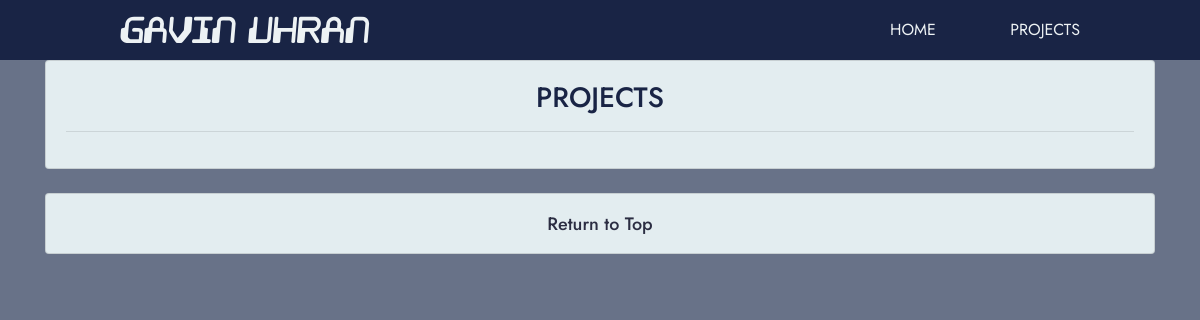
The page /projects/ on the database as committed earlier.
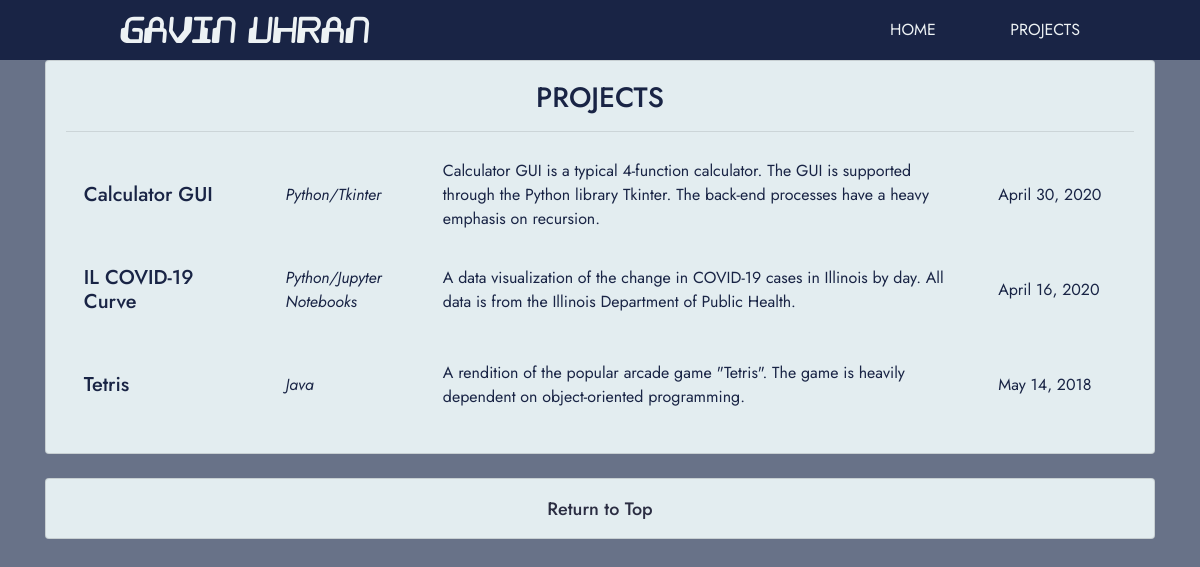
The same page on the database as committed later.
### base/models.py (models this page shows, shortened)
class Project(models.Model):
    title = models.CharField(max_length=100)
    lang = models.CharField(max_length=100)
    desc = models.TextField()
    url = models.TextField(default='https://github.com/gavinuhran/')
    date = models.DateField(default=datetime.date.today)

### base/views.py (the view)
# urls.py: path('projects/', views.projects)
def projects(request):
    projects = Project.objects.all().order_by('-date')
    return render(request, 'base/projects.html', {'projects': projects})

### base/templates/base/projects.html (shortened to what this page needs)
{% load static %}
<!DOCTYPE html>
<html lang="en">
<head>
    <link href="{% static '/css/projects.css' %}" rel="stylesheet" type="text/css">
    <link href="{% static '/css/nav.css' %}" rel="stylesheet" type="text/css">
    <link href="{% static '/css/footer.css' %}" rel="stylesheet" type="text/css">
    <link rel="stylesheet" href="https://stackpath.bootstrapcdn.com/bootstrap/4.3.1/css/bootstrap.min.css">
</head>
<body style="background-color: #687288;">
    <header>
        <div class="nav-container">
            <a href="/">
                <img class="logo" src="{% static 'images/logo.png' %}" alt="Logo">
            </a>
            <nav>
                <ul>
                    <li><a class="nav-home" href="/">Home</a></li>
                    <li><a class="nav-projects" href="/projects/">Projects</a></li>
                </ul>
            </nav>
        </div>
    </header>
    <div class="container">
        <div id="projects-list" class="row">
            <div class="col-md-12">
                <div class="card card-body h-100">
                    <div class="projects-title-container">
                        <h3>Projects</h3>
                        <hr>
                    </div>
                    <div class="project-list-container">
                        {% for project in projects %}
                        <a class="project-link" href="{{ project.url }}" target="_blank">
                            <div class="project">
                                <h5 class="project-title">{{ project.title }}</h5>
                                <p class="project-lang">{{ project.lang }}</p>
                                <p class="project-desc">{{ project.desc }}</p>
                                <p class="project-update">{{ project.date }}</p>
                            </div>
                        </a>
                        {% endfor %}
                    </div>
                </div>
            </div>
        </div>
        <br>
        <div class="row">
            <div class="col-md-12">
                <div class="card card-body h-75">
                    <footer>
                        <a href="/projects/">
                            <h6 class="footer-text">Return to Top</h6>
                        </a>
                    </footer>
                </div>
            </div>
        </div>
        <br>
    </div>
</body>
</html>

### staticFiles/css/projects.css (style rules this page uses)
.card { background-color: #E3EDF0!important; min-width: 1199px; }
h3 { text-transform: uppercase; }
h3, h5, h6, p { color: #192445; font-family: Jost; }
.projects-title-container { text-align: center; }
.project { height: 95px; padding: 10px; display: grid; grid-template-columns: 15% 10% 48% 12%; grid-column-gap: 5%; align-items: center; align-content: center; justify-items: left; grid-template-areas: "title lang desc update"; }
.project-title { grid-area: title; padding-left: 5%; padding-top: 5%; text-align: left; word-wrap: break-word; }
.project-lang { grid-area: lang; padding-top: 15%; font-style: italic; word-wrap: break-word; }
.project-desc { grid-area: desc; padding-top: 3%; word-wrap: break-word; }
.project-update { padding-top: 12%; grid-area: update; }
.project-link { color: black; }

### staticFiles/css/nav.css (style rules this page uses)
.nav-container { position: -webkit-sticky; position: sticky; width: 80%; margin: 0 auto; }
header { background: #192445; }
header::after { content: ''; display: table; clear: both; }
.logo { float: left; width: 250px; height: auto; padding: 5px 0; }
nav { float: right; }
nav ul { margin: 0; padding: 0; list-style: none; }
nav li { display: inline-block; margin-left: 70px; padding-top: 18px; position: relative; }
.nav-home { float: left; }
.nav-projects { float: right; }
nav a { text-decoration: none; color: #edf2f4; text-transform: uppercase; font-family: Jost; }
nav a::before { content: ''; display: block; height: 3px; width: 100%; background: #edf2f4; position: absolute; top: 0; width: 0%; transition: all ease-in-out 250ms; }

### staticFiles/css/footer.css (style rules this page uses)
footer { padding-bottom: 1%; text-align: center; }
footer a { text-decoration: none; }
.footer-text { font-size: 18px; color: #2b2d42; }

Rows that differ between the two databases and show on the page:
added Project: title "Calculator GUI", lang "Python/Tkinter", desc "Calculator GUI is a typical 4-function calculator. The GUI is supported through the Python library Tkinter. The back-end processes have a heavy emphasis on recursion.", date "April 30, 2020"
added Project: title "IL COVID-19 Curve", lang "Python/Jupyter Notebooks", desc "A data visualization of the change in COVID-19 cases in Illinois by day. All data is from the Illinois Department of Public Health.", date "April 16, 2020"
added Project: title "Tetris", lang "Java", desc "A rendition of the popular arcade game \"Tetris\". The game is heavily dependent on object-oriented programming.", date "May 14, 2018"
